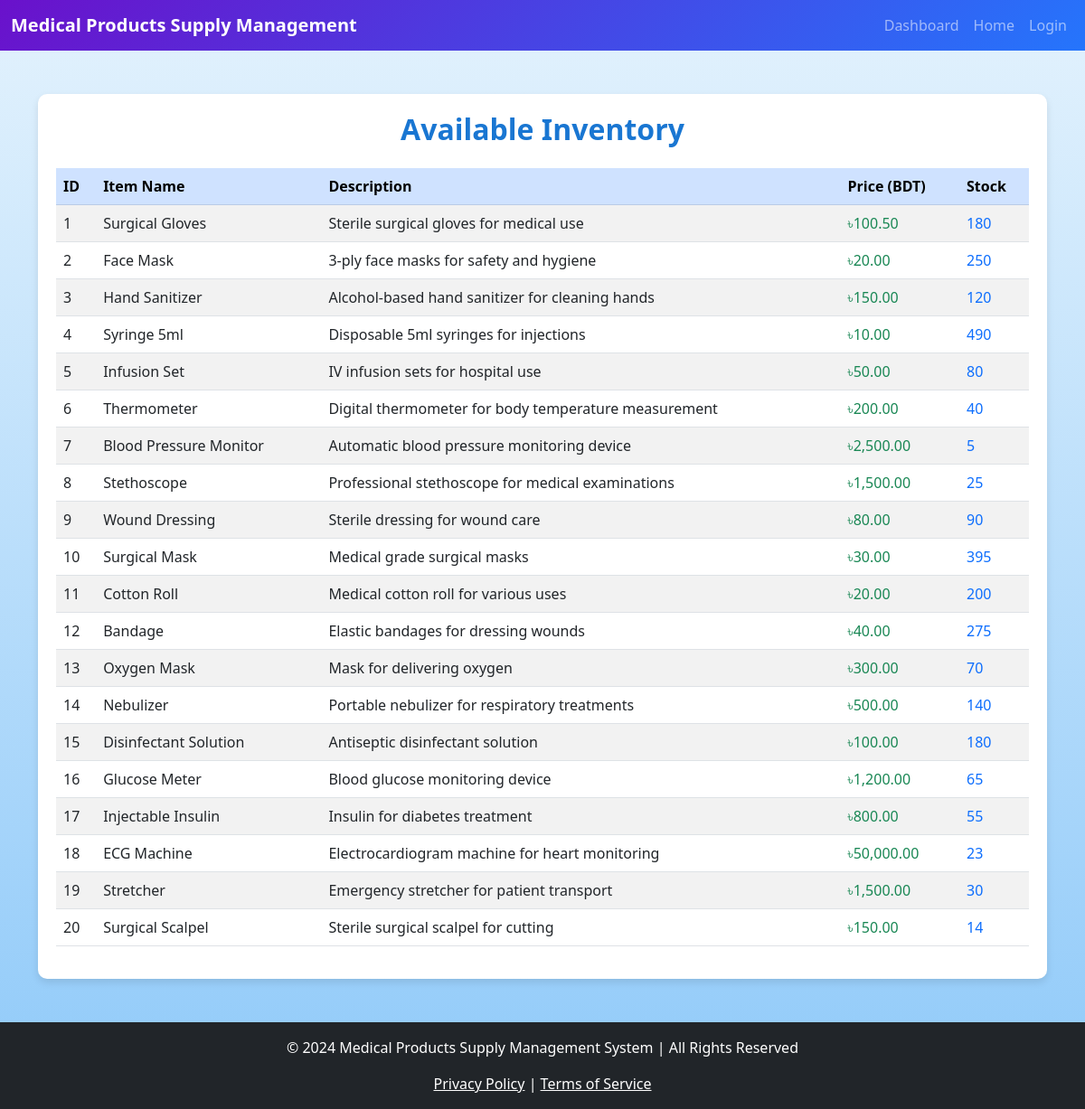
/user/view_inventory.php (signed in), run on the app's committed database.
### tables this page shows
CREATE TABLE Inventory (
    inventory_id INT PRIMARY KEY AUTO_INCREMENT,
    item_id INT,
    quantity INT NOT NULL,
    FOREIGN KEY (item_id) REFERENCES Item(item_id)
);

CREATE TABLE Item (
    item_id INT PRIMARY KEY AUTO_INCREMENT,
    name VARCHAR(100) NOT NULL,
    description TEXT,
    price DECIMAL(10, 2),
    supplier_id INT,
    FOREIGN KEY (supplier_id) REFERENCES Supplier(supplier_id)
);

### user/view_inventory.php (the view, shortened to what this page needs)
<?php
include 'user_layout.php';
require '../includes/db.php';
$sql = "SELECT i.item_id, i.name, i.description, i.price, inv.quantity
        FROM Item i
        JOIN Inventory inv ON i.item_id = inv.item_id";
$result = $conn->query($sql);
?>
<div class="container mt-5">
    <div class="table-container">
        <h2 class="text-center mb-4">Available Inventory</h2>
        <table class="table table-striped table-hover mt-4">
            <thead class="table-primary">
                <tr>
                    <th>ID</th>
                    <th>Item Name</th>
                    <th>Description</th>
                    <th>Price (BDT)</th>
                    <th>Stock</th>
                </tr>
            </thead>
            <tbody>
                <?php while ($row = $result->fetch_assoc()): ?>
                    <tr>
                        <td><?php echo $row['item_id']; ?></td>
                        <td><?php echo $row['name']; ?></td>
                        <td><?php echo $row['description']; ?></td>
                        <td class="text-success">৳<?php echo number_format($row['price'], 2); ?></td>
                        <td class="text-primary"><?php echo $row['quantity']; ?></td>
                    </tr>
                <?php endwhile; ?>
            </tbody>
        </table>
    </div>
</div>
<?php include 'user_footer.php'; ?>

### user/user_layout.php (shortened to what this page needs)
<!DOCTYPE html>
<html lang="en">
<head>
    <link href="https://cdn.jsdelivr.net/npm/bootstrap@5.3.0/dist/css/bootstrap.min.css" rel="stylesheet">
</head>
<body>
    <nav class="navbar navbar-expand-lg navbar-dark gradient-navbar">
        <div class="container-fluid">
            <a class="navbar-brand fw-bold" href="#">Medical Products Supply Management</a>
            <div class="collapse navbar-collapse" id="navbarNav">
                <ul class="navbar-nav ms-auto">
                    <li class="nav-item">
                        <a class="nav-link" href="user_dashboard.php">Dashboard</a>
                    </li>
                    <li class="nav-item">
                        <a class="nav-link" href="../index.php">Home</a>
                    </li>
                    <li class="nav-item">
                    <a class="nav-link" href="../login.php">Login</a>
                    </li>
                </ul>
            </div>
        </div>
    </nav>
</body>
</html>

### user/user_footer.php
<footer class="bg-dark text-white text-center py-3 mt-5">
    <p>© 2024 Medical Products Supply Management System | All Rights Reserved</p>
    <a href="https://www.example.com" class="text-white">Privacy Policy</a> | <a href="https://www.example.com" class="text-white">Terms of Service</a>
</footer>

### user/user_layout.php (style rules this page uses)
.gradient-navbar { background: linear-gradient(135deg, #6a11cb, #2575fc); }
body { background-color: #f8f9fa; }

### user/view_inventory.php (style rules this page uses)
body { background: linear-gradient(to bottom, #e3f2fd, #90caf9); min-height: 100vh; }
.table-container { background: #ffffff; padding: 20px; border-radius: 10px; box-shadow: 0 4px 8px rgba(0, 0, 0, 0.1); }
h2 { font-weight: bold; color: #1976d2; }

### data on the page
inventory: item.item_id "1", item.name "Surgical Gloves", item.description "Sterile surgical gloves for medical use", item.price "100.50", quantity "180"
inventory: item.item_id "2", item.name "Face Mask", item.description "3-ply face masks for safety and hygiene", item.price "20.00", quantity "250"
inventory: item.item_id "3", item.name "Hand Sanitizer", item.description "Alcohol-based hand sanitizer for cleaning hands", item.price "150.00", quantity "120"
inventory: item.item_id "4", item.name "Syringe 5ml", item.description "Disposable 5ml syringes for injections", item.price "10.00", quantity "490"
inventory: item.item_id "5", item.name "Infusion Set", item.description "IV infusion sets for hospital use", item.price "50.00", quantity "80"
inventory: item.item_id "6", item.name "Thermometer", item.description "Digital thermometer for body temperature measurement", item.price "200.00", quantity "40"
inventory: item.item_id "7", item.name "Blood Pressure Monitor", item.description "Automatic blood pressure monitoring device", item.price "2,500.00", quantity "5"
inventory: item.item_id "8", item.name "Stethoscope", item.description "Professional stethoscope for medical examinations", item.price "1,500.00", quantity "25"
inventory: item.item_id "9", item.name "Wound Dressing", item.description "Sterile dressing for wound care", item.price "80.00", quantity "90"
inventory: item.item_id "10", item.name "Surgical Mask", item.description "Medical grade surgical masks", item.price "30.00", quantity "395"
inventory: item.item_id "11", item.name "Cotton Roll", item.description "Medical cotton roll for various uses", item.price "20.00", quantity "200"
inventory: item.item_id "12", item.name "Bandage", item.description "Elastic bandages for dressing wounds", item.price "40.00", quantity "275"
inventory: item.item_id "13", item.name "Oxygen Mask", item.description "Mask for delivering oxygen", item.price "300.00", quantity "70"
inventory: item.item_id "14", item.name "Nebulizer", item.description "Portable nebulizer for respiratory treatments", item.price "500.00", quantity "140"
inventory: item.item_id "15", item.name "Disinfectant Solution", item.description "Antiseptic disinfectant solution", item.price "100.00", quantity "180"
inventory: item.item_id "16", item.name "Glucose Meter", item.description "Blood glucose monitoring device", item.price "1,200.00", quantity "65"
inventory: item.item_id "17", item.name "Injectable Insulin", item.description "Insulin for diabetes treatment", item.price "800.00", quantity "55"
inventory: item.item_id "18", item.name "ECG Machine", item.description "Electrocardiogram machine for heart monitoring", item.price "50,000.00", quantity "23"
inventory: item.item_id "19", item.name "Stretcher", item.description "Emergency stretcher for patient transport", item.price "1,500.00", quantity "30"
inventory: item.item_id "20", item.name "Surgical Scalpel", item.description "Sterile surgical scalpel for cutting", item.price "150.00", quantity "14"
